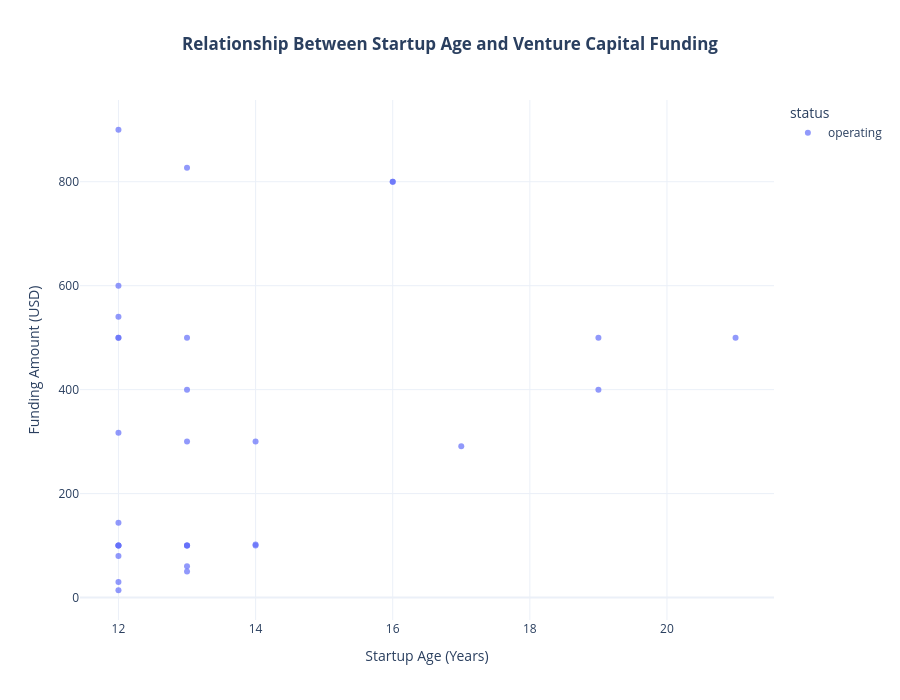

This figure's notebook cell:
### Code cell
import plotly.express as px

fig = px.scatter(
    startup_age_df,
    x="startup_age",
    y="funding_total_usd",
    color="status",
    hover_name="name",
    opacity=0.7,
    title="<b>Relationship Between Startup Age and Venture Capital Funding</b>",
    labels={
        "startup_age":"Startup Age (Years)",
        "funding_total_usd":"Funding Amount (USD)"
    }
)

fig.update_layout(
    template="plotly_white",
    title_x=0.5,
    height=700
)

fig.show()

### Figure 1 — Plotly figure (JSON) as saved in the notebook; plotly's stock layout.template omitted (floating-point values rounded to 4 significant figures)
{"data": [{"hovertemplate": "<b>%{hovertext}</b><br><br>status=operating<br>Startup Age (Years)=%{x}<br>Funding Amount (USD)=%{y}<extra></extra>", "hovertext": ["Art of the Dream", "BESOS", "Blackbird Holdings", "Cmilligan Investments", "Community Baptist Mission", "Create! Art Collective", "Divine Cosmetics", "Eat Your Kimchi", "Elite Motorcycle Parts", "Geodesic dome Houston", "Graveyard Pizza", "Hair Scynce", "Incont", "M.A. Transportation Services", "MakerCloud", "MICEit.co", "Mico Toy & Co", "My Own Crown", "Nieves Business Support Agency", "Richcreek International", "Saunders Solutions", "SevenLunches", "Shop 9 Seven", "Simple Beat", "Sjh direct marketing concepts", "Snapstream", "The Caddy Company", "The Manly Man Can", "The Theater Place", "Trempstar Tactical", "TV Volume Wizard App"], "legendgroup": "operating", "marker": {"color": "#636efa", "opacity": 0.7, "symbol": "circle"}, "mode": "markers", "name": "operating", "orientation": "v", "showlegend": true, "type": "scatter", "x": [12.0, 12.0, 13.0, 13.0, 21.0, 13.0, 12.0, 14.0, 13.0, 12.0, 12.0, 13.0, 19.0, 12.0, 13.0, 12.0, 16.0, 16.0, 12.0, 12.0, 13.0, 17.0, 12.0, 14.0, 12.0, 13.0, 13.0, 12.0, 19.0, 14.0, 12.0], "xaxis": "x", "y": [100.0, 144.0, 100.0, 300.0, 500.0, 827.0, 600.0, 102.0, 500.0, 100.0, 500.0, 100.0, 400.0, 100.0, 60.0, 14.0, 800.0, 800.0, 900.0, 500.0, 100.0, 291.0, 80.0, 300.0, 317.0, 50.0, 400.0, 30.0, 500.0, 100.0, 540.0], "yaxis": "y"}], "layout": {"height": 700, "legend": {"title": {"text": "status"}, "tracegroupgap": 0}, "title": {"text": "<b>Relationship Between Startup Age and Venture Capital Funding</b>", "x": 0.5}, "xaxis": {"anchor": "y", "domain": [0, 1], "title": {"text": "Startup Age (Years)"}}, "yaxis": {"anchor": "x", "domain": [0, 1], "title": {"text": "Funding Amount (USD)"}}}}
